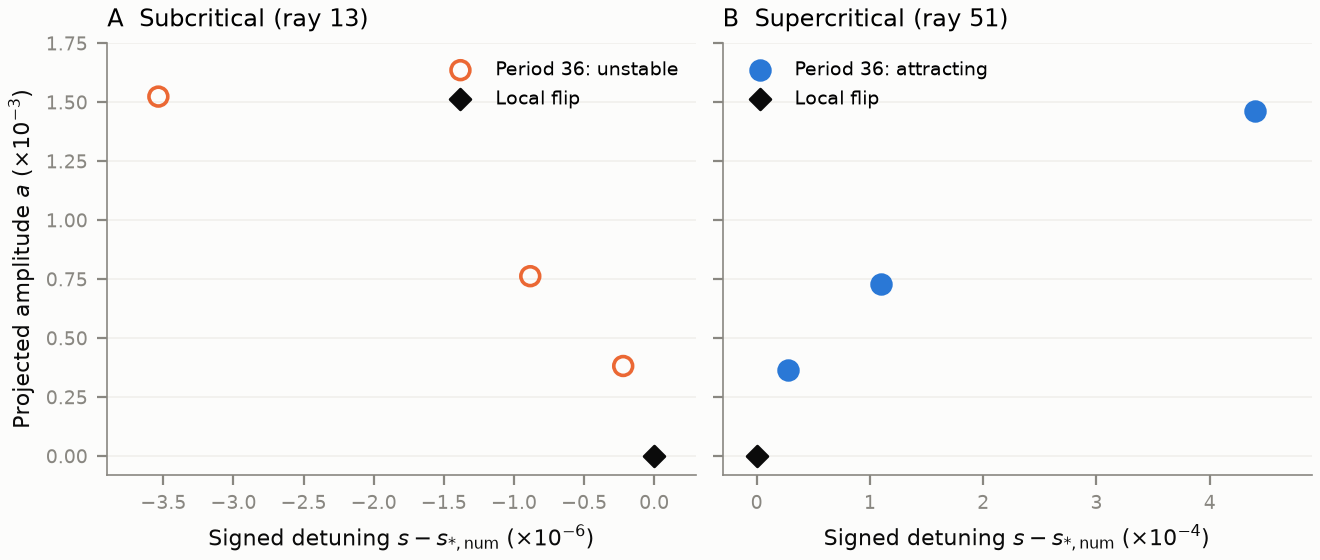

Python code for this plot:
"""Plot all six saved doubled-cycle proposals; no model or continuation calls."""
import json
import math
import common as c

CASES = [
    (13, 's2-period18-flip/attempt-002-target', 'run',
     'bd34d93e8430ed17b0705725ef27c384c7e8ae4853e20f8363042cfcc493123c',
     'unstable', 'attracting', 1e6, 'Subcritical', c.FLIP),
    (51, 's2-period18-other-flips/attempt-002', 'run/ray-51',
     '9a199a50d93954a836ac5b642eb4f035afefcf3628c59a8429702e9e089306db',
     'attracting', 'unstable', 1e4, 'Supercritical', c.FOLD),
]


def require(ok, message):
    if not ok:
        raise ValueError(message)


def load(case):
    ray, relative, sub, pin, stability, parent_stability, _, _, _ = case
    root = c.EXPLORE / relative
    manifest = root / 'manifest.json'
    require(c.sha256(manifest) == pin, 'external numerical manifest pin')
    files = json.loads(manifest.read_text())['files']
    inputs = [manifest]
    values = {}
    for name in ('flip.json', 'doubled.json'):
        path = root / sub / name
        entry = files[str(path.relative_to(root))]
        require(c.sha256(path) == entry['sha256'] and path.stat().st_size == entry['bytes'], 'saved file binding')
        values[name] = json.loads(path.read_text())
        inputs.append(path)
    flip, rows = values['flip.json'], values['doubled.json']
    require(flip['qualified'] and len(rows) == 3, 'fixed qualified flip and all three proposals')
    points = []
    for index, row in enumerate(rows):
        require(row['qualified'] and all(row['gates'].values()), 'qualified numerical proposal')
        for key in ('qualification', 'opposite_qualification'):
            require(row[key]['qualified'] and row[key]['stability'] == stability, 'two-phase numerical qualification')
            require([d['divisor'] for d in row[key]['divisors']] == [1, 2, 3, 4, 6, 9, 12, 18], 'primitive36 divisor set')
        require(row['parent']['qualification']['stability'] == parent_stability, 'parent classification')
        require(row['delta_s'] == row['s'] - flip['s'], 'saved signed detuning')
        # The solver's controlled projection, not a norm. Read already saved
        # native states only; no forward evaluation supplies the middle phase.
        amplitude = math.fsum(p * (x - y) / 2 for p, x, y in
                              zip(flip['left'], row['state'], row['data']['orbit'][18]))
        require(math.isfinite(amplitude) and amplitude > 0 and
                abs(amplitude - row['amplitude_requested']) < 1e-8, 'retained amplitude constraint')
        points.append({'slot': index, 's': row['s'], 'delta_s': row['delta_s'],
                       'projected_amplitude': amplitude, 'requested_amplitude': row['amplitude_requested'],
                       'stability': stability, 'parent_stability': parent_stability,
                       'spectral_radius': row['qualification']['spectral_radius'],
                       'opposite_spectral_radius': row['opposite_qualification']['spectral_radius']})
    return {'ray': ray, 'numerical_flip_s': flip['s'], 'points': points}, inputs


def main():
    c.style()
    fig, axes = c.plt.subplots(1, 2, figsize=(6.6, 2.8), sharey=True, layout='constrained')
    inputs, derived = [], []
    for ax, case, letter in zip(axes, CASES, ('A', 'B')):
        data, paths = load(case)
        inputs.extend(paths); derived.append(data)
        ray, _, _, _, stability, _, factor, criticality, color = case
        points = data['points']
        ax.scatter([p['delta_s'] * factor for p in points],
                   [p['projected_amplitude'] * 1e3 for p in points],
                   s=46, marker='o', facecolors='none' if stability == 'unstable' else color,
                   edgecolors=color, linewidths=1.3, label=f'Period 36: {stability}', zorder=3)
        ax.scatter([0], [0], s=28, marker='D', color=c.INK, label='Local flip', zorder=3)
        ax.set_title(f'{letter}  {criticality} (ray {ray})')
        power = 6 if factor == 1e6 else 4
        ax.set_xlabel(r'Signed detuning $s-s_{*,\mathrm{num}}$ ' + rf'$(\times 10^{{-{power}}})$')
        ax.set_ylim(-.08, 1.75)
        ax.set_xlim((-3.9, .3) if ray == 13 else (-.3, 4.9))
        ax.grid(axis='y', color=c.NEUTRAL, linewidth=.6)
        ax.legend(loc='upper right' if ray == 13 else 'upper left', frameon=False)
    axes[0].set_ylabel(r'Projected amplitude $a$ $(\times 10^{-3})$')
    c.save(fig, 'f10_flip_comparison', inputs, __file__,
           'Exploratory numerical proposals; local flip types are separately interval-certified',
           'Two panels show all three numerical primitive36 cycles on each selected ray. Ray13 has unstable '
           'cycles at negative detuning; ray51 has attracting cycles at positive detuning. Vertical amplitude '
           'is a left-eigenvector projection, not a norm. Axes have different detuning scales, and no lines '
           'interpolate the six points. A diamond marks each numerical flip origin.',
           {'cases': derived, 'amplitude_definition': 'p_star^T(theta-F^18(theta))/2, p_star^T q_star=1',
            'x_scale_multipliers': [1e6, 1e4], 'y_scale_multiplier': 1e3, 'all_six_saved_points': True},
           'No new model evaluation, decomposition or orbit correction. Points are numerical, not six '
           'individual interval certificates; separate local proofs establish opposite criticality. '
           'No interpolated branch or validated connection to the center is claimed.')


if __name__ == '__main__':
    main()
